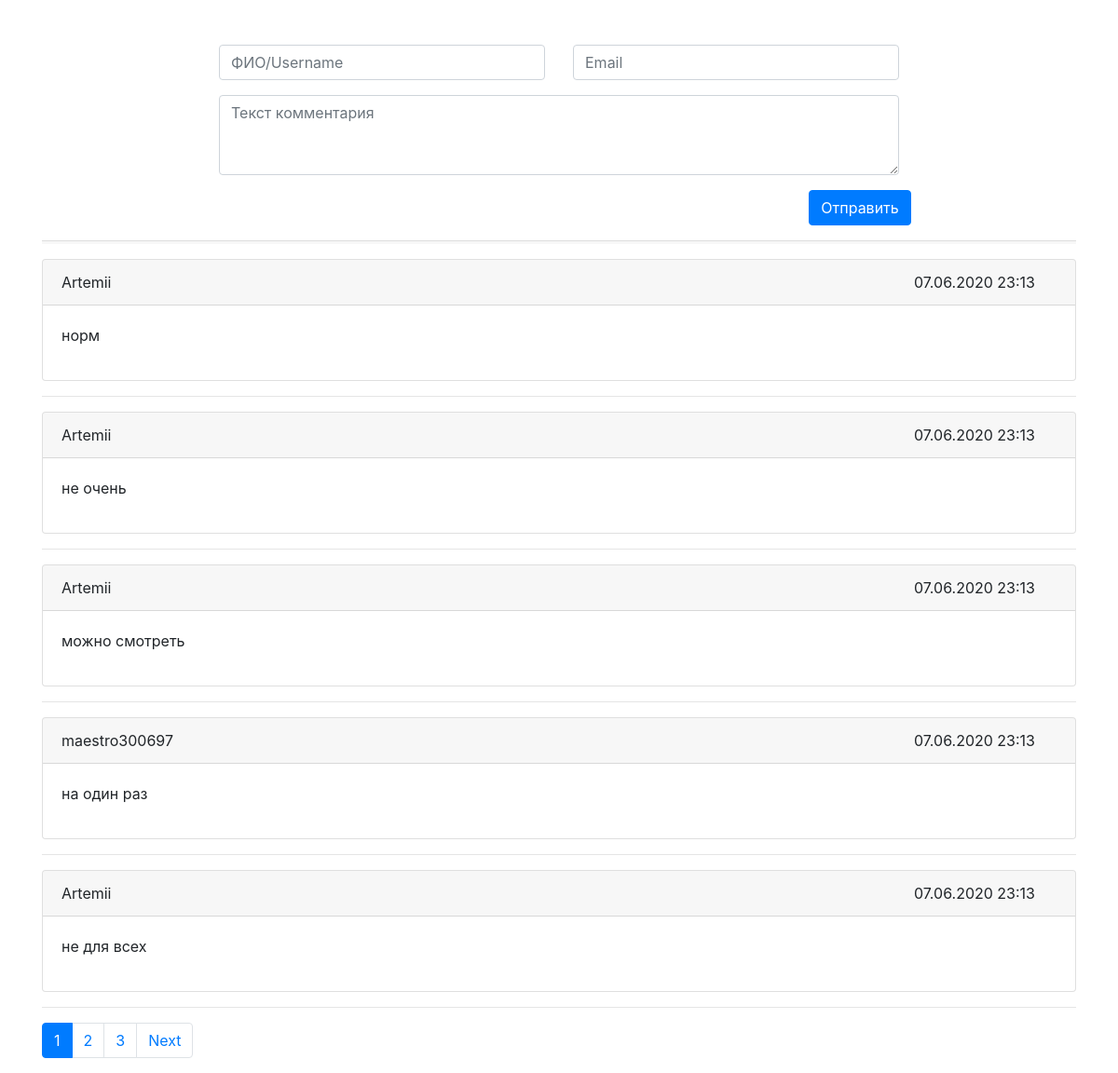
/index.php/comment/pagination/1, run on the app's committed database.
### tables this page shows
CREATE TABLE `comment` (
  `id` bigint(20) NOT NULL,
  `content` text NOT NULL,
  `user_id` bigint(20) NOT NULL,
  `create_at` timestamp NOT NULL DEFAULT CURRENT_TIMESTAMP,
  `update_at` timestamp NULL DEFAULT CURRENT_TIMESTAMP ON UPDATE CURRENT_TIMESTAMP
);

CREATE TABLE `users` (
  `id` bigint(20) NOT NULL,
  `email` varchar(255) NOT NULL,
  `username` varchar(255) NOT NULL
);

### application/controllers/Comment.php (called while the page is built, shortened)
<?php
class Comment extends CI_Controller
{
    public function pagination($page){
        $this->load->model('comment_model');
        $amountComments = $this->comment_model->getCommentsWithUsers();
        $data['comments'] = [];
        $elementsForShow = 5;
        if ($page == 1 ){
            $data['comments'] = $this->comment_model->getCommentsLimits($page - 1,$elementsForShow);
        }
        if (!empty($data['comments'])) {
            $this->load->library('pagination');
            $this->pagination->setBaseUrl(base_url());
            $this->pagination->setTotalElements(count($amountComments));
            $this->pagination->setElementsForShow($elementsForShow);
            $this->pagination->setNumLinks(3);
            $this->pagination->setPath('index.php/comment/pagination/');
            $this->pagination->setCurPage($page);
            $data['links'] = $this->pagination->createLinks();
        }
        $this->load->view('comment', $data);
    }
}

### index.php (called while the page is built, shortened)
<?php
require_once BASEPATH.'core/CodeIgniter.php';

### application/models/Comment_model.php (called while the page is built, shortened)
<?php
class Comment_model extends CI_Model
{
    public function  getCommentsLimits($start, $countElement){
        $query = $this->db->query("
                    SELECT comment.*, users.email, users.username FROM comment
                    LEFT JOIN users on comment.user_id = users.id
                    ORDER BY comment.create_at DESC
                    LIMIT $start, $countElement;
            ");
        if(!empty($query->result())){
            return $query->result();
        }
        return null;
    }
}

### application/views/comment.php (the view, shortened to what this page needs)
<!DOCTYPE html>
<html lang="en">
<head>
    <link rel="stylesheet" href="https://stackpath.bootstrapcdn.com/bootstrap/4.5.0/css/bootstrap.min.css">
</head>
<body>
<div class="container mt-5">
    <div class="row">
        <div class="col-2">
        </div>
        <div class="col-8">
            <form>
                <div class="row">
                    <div class="col">
                        <input type="text" class="form-control" id="username" name="username" placeholder="ФИО/Username">
                    </div>
                    <div class="col">
                        <input type="email" class="form-control" id="email" name="email" placeholder="Email">
                    </div>
                </div>
                <div class="row mt-3">
                    <div class="col">
                        <div class="form-group">
                            <textarea class="form-control" name="commentArea" id="commentArea" rows="3" placeholder="Текст комментария"></textarea>
                        </div>
                    </div>
                </div>
                <div class="row">
                    <div class="col-10"></div>
                    <div class="col-2">
                        <button type="submit" class="btn btn-primary">Отправить</button>
                    </div>
                </div>
            </form>
        </div>
        <div class="col-2">
        </div>
    </div>
    <hr style="width: 100%; color: #f7f7f7; height: 3px; background-color:#f7f7f7;">
    <?php
    foreach ($comments as $comment) {
        ?>
        <div class="card">
            <div class="card-header">
                <div class="row">
                    <div class="col-2"><?= $comment->username ?></div>
                    <div class="col-8"></div>
                    <div class="col-2 float-right"><?= date("d.m.Y H:i", strtotime($comment->create_at)); ?></div>
                </div>
            </div>
            <div class="card-body">
                <p><?= $comment->content ?></p>
            </div>
        </div>
        <hr>
        <?php
    }
    ?>
    <?=$links?>
</div>
</body>
</html>

### data on the page
comment: user.username "Artemii", create_at "07.06.2020 23:13", content "норм"
comment: user.username "Artemii", create_at "07.06.2020 23:13", content "не очень"
comment: user.username "Artemii", create_at "07.06.2020 23:13", content "можно смотреть"
comment: user.username "maestro300697", create_at "07.06.2020 23:13", content "на один раз"
comment: user.username "Artemii", create_at "07.06.2020 23:13", content "не для всех"

### other printed values
$links "1 2 3 Next"
